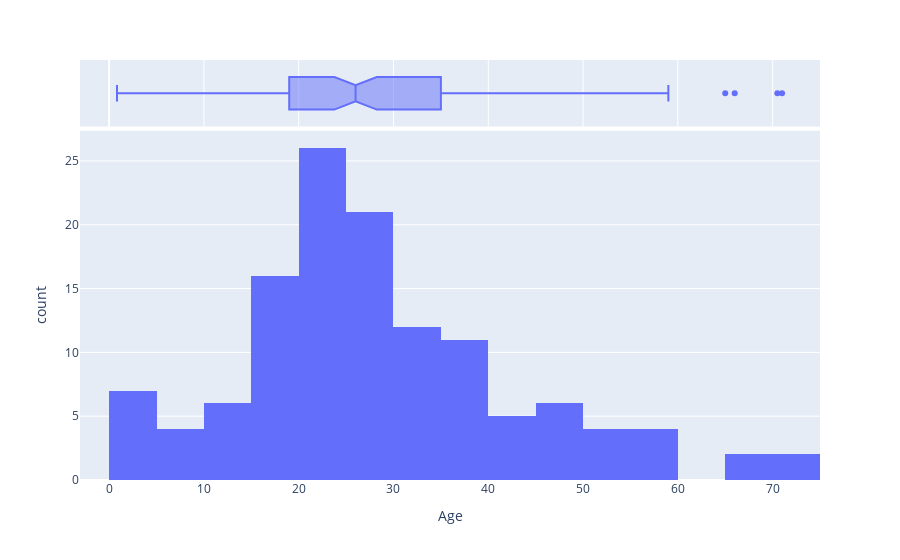

Notebook source saved alongside this figure:
### Code cell
fig = px.histogram(data, x='Age', nbins=30, marginal='box',)
fig.show()

### Figure 1 — Plotly figure (JSON) as saved in the notebook; plotly's stock layout.template omitted (floating-point values rounded to 4 significant figures; data arrays with more than 128 entries replaced by an {"elided": "..."} marker saying what was removed)
{"data": [{"alignmentgroup": "True", "bingroup": "x", "hovertemplate": "Age=%{x}<br>count=%{y}<extra></extra>", "legendgroup": "", "marker": {"color": "#636efa", "pattern": {"shape": ""}}, "name": "", "nbinsx": 30, "offsetgroup": "", "orientation": "v", "showlegend": false, "type": "histogram", "x": {"elided": "156 float values"}, "xaxis": "x", "yaxis": "y"}, {"alignmentgroup": "True", "hovertemplate": "Age=%{x}<extra></extra>", "legendgroup": "", "marker": {"color": "#636efa"}, "name": "", "notched": true, "offsetgroup": "", "showlegend": false, "type": "box", "x": {"elided": "156 float values"}, "xaxis": "x2", "yaxis": "y2"}], "layout": {"barmode": "relative", "legend": {"tracegroupgap": 0}, "margin": {"t": 60}, "xaxis": {"anchor": "y", "domain": [0, 1], "title": {"text": "Age"}}, "xaxis2": {"anchor": "y2", "domain": [0, 1], "matches": "x", "showgrid": true, "showticklabels": false}, "yaxis": {"anchor": "x", "domain": [0, 0.8316], "title": {"text": "count"}}, "yaxis2": {"anchor": "x2", "domain": [0.8416, 1], "matches": "y2", "showgrid": false, "showline": false, "showticklabels": false, "ticks": ""}}}
